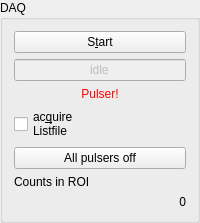
      <widget class="QGroupBox" name="groupBox1">
       <property name="sizePolicy">
        <sizepolicy hsizetype="Maximum" vsizetype="Preferred">
         <horstretch>0</horstretch>
         <verstretch>0</verstretch>
        </sizepolicy>
       </property>
       <property name="title">
        <string>DAQ</string>
       </property>
       <layout class="QVBoxLayout" name="verticalLayout_3">
        <item>
         <widget class="QPushButton" name="startStopButton">
          <property name="toolTip">
           <string>start / stop data acquisition</string>
          </property>
          <property name="text">
           <string>S&amp;tart</string>
          </property>
          <property name="shortcut">
           <string>Alt+T</string>
          </property>
          <property name="checkable">
           <bool>true</bool>
          </property>
         </widget>
        </item>
        <item>
         <widget class="QLineEdit" name="daqStatusLine">
          <property name="enabled">
           <bool>false</bool>
          </property>
          <property name="toolTip">
           <string>current DAQ status display</string>
          </property>
          <property name="text">
           <string>idle</string>
          </property>
          <property name="alignment">
           <set>Qt::AlignHCenter</set>
          </property>
         </widget>
        </item>
        <item>
         <widget class="QLabel" name="pulserWarning">
          <property name="palette">
           <palette>
            <active>
             <colorrole role="WindowText">
              <brush brushstyle="SolidPattern">
               <color alpha="255">
                <red>255</red>
                <green>0</green>
                <blue>0</blue>
               </color>
              </brush>
             </colorrole>
            </active>
            <inactive>
             <colorrole role="WindowText">
              <brush brushstyle="SolidPattern">
               <color alpha="255">
                <red>255</red>
                <green>0</green>
                <blue>0</blue>
               </color>
              </brush>
             </colorrole>
            </inactive>
            <disabled>
             <colorrole role="WindowText">
              <brush brushstyle="SolidPattern">
               <color alpha="255">
                <red>110</red>
                <green>111</green>
                <blue>114</blue>
               </color>
              </brush>
             </colorrole>
            </disabled>
           </palette>
          </property>
          <property name="text">
           <string>&lt;p align=&quot;center&quot;&gt;Pulser!&lt;/p&gt;</string>
          </property>
          <property name="wordWrap">
           <bool>false</bool>
          </property>
         </widget>
        </item>
        <item>
         <widget class="QCheckBox" name="acquireFile">
          <property name="text">
           <string>ac&amp;quire
Listfile</string>
          </property>
          <property name="shortcut">
           <string>Alt+Q</string>
          </property>
         </widget>
        </item>
        <item>
         <widget class="QPushButton" name="allPulsersoffButton">
          <property name="text">
           <string>All pulsers off</string>
          </property>
         </widget>
        </item>
        <item>
         <widget class="QLabel" name="labelCountsInROI">
          <property name="enabled">
           <bool>true</bool>
          </property>
          <property name="text">
           <string>Counts in ROI</string>
          </property>
         </widget>
        </item>
        <item>
         <widget class="QLabel" name="countsInROI">
          <property name="text">
           <string>0</string>
          </property>
          <property name="alignment">
           <set>Qt::AlignRight|Qt::AlignTrailing|Qt::AlignVCenter</set>
          </property>
         </widget>
        </item>
       </layout>
      </widget>
